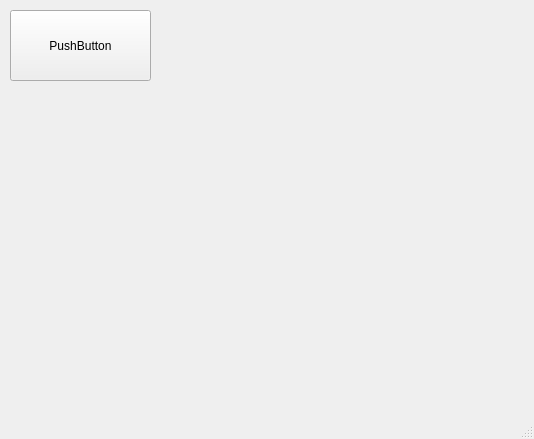
<?xml version="1.0" encoding="UTF-8"?>
<ui version="4.0">
 <class>MainWindow</class>
 <widget class="QMainWindow" name="MainWindow">
  <property name="geometry">
   <rect>
    <x>0</x>
    <y>0</y>
    <width>534</width>
    <height>439</height>
   </rect>
  </property>
  <property name="windowTitle">
   <string>MainWindow</string>
  </property>
  <widget class="QWidget" name="centralwidget">
   <widget class="QPushButton" name="pushButton">
    <property name="geometry">
     <rect>
      <x>10</x>
      <y>10</y>
      <width>141</width>
      <height>71</height>
     </rect>
    </property>
    <property name="text">
     <string>PushButton</string>
    </property>
   </widget>
  </widget>
  <widget class="QMenuBar" name="menubar">
   <property name="geometry">
    <rect>
     <x>0</x>
     <y>0</y>
     <width>534</width>
     <height>22</height>
    </rect>
   </property>
  </widget>
  <widget class="QStatusBar" name="statusbar"/>
 </widget>
 <resources/>
 <connections/>
</ui>
